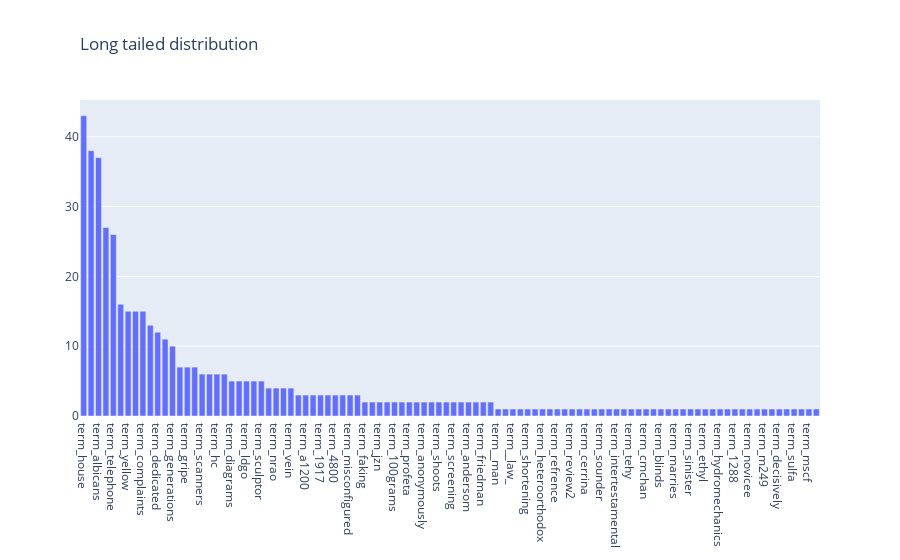

The cell this chart's notebook holds for it:
### Markdown cell above
#### Exercise 15 (take home):
Additionally, you can attempt to sort the terms on the x-axis by frequency instead of in alphabetical order. This way the visualization is more meaninfgul and you will be able to observe the so called long tail (get familiar with this term since it will appear a lot in data mining and other statistics courses). see picture below

### Code cell
ordered_term_frequencies_df = sample_term_frequencies_df.sort_values(by = 'counts', ascending = False)

ordered_data = go.Bar(x=["term_"+str(i) for i in ordered_term_frequencies_df['terms']],
            y=ordered_term_frequencies_df['counts'])

fig = go.Figure(ordered_data)

fig.update_layout(
    title=go.layout.Title(
        text="Long tailed distribution",
        xref="paper",
        x=0
    )
)

fig.show()

### Figure 1 — Plotly figure (JSON) as saved in the notebook; plotly's stock layout.template omitted (floating-point values rounded to 4 significant figures)
{"data": [{"type": "bar", "x": ["term_house", "term_omen", "term_albicans", "term_raster", "term_telephone", "term_p12", "term_yellow", "term_gabriel", "term_complaints", "term_mountains", "term_dedicated", "term_juice", "term_generations", "term_mock", "term_gripe", "term_progression", "term_scanners", "term_monday", "term_hc", "term_preview", "term_diagrams", "term_jk87377", "term_ldgo", "term_ama", "term_sculptor", "term_placebos", "term_nrao", "term_corrupt", "term_vein", "term_fantastic", "term_a1200", "term_noordewier", "term_1917", "term_vital", "term_4800", "term_2_c", "term_misconfigured", "term_subdue", "term_faking", "term_tendencies", "term_jzn", "term_tenderized", "term_100grams", "term_dutc0006", "term_profeta", "term_finnerty", "term_anonymously", "term_deadly", "term_shoots", "term_1266", "term_screening", "term_gigantic", "term_andersom", "term_confined", "term_friedman", "term_rising", "term__man", "term_beginners", "term__law_", "term_salutary", "term_shortening", "term_juelin", "term_heteroorthodox", "term_assailed", "term_refrence", "term_triadic", "term_review2", "term_213633", "term_cerrina", "term_helllo", "term_sounder", "term_inerrantist", "term_intertestamental", "term_343", "term_tehy", "term_cholera", "term_cmchan", "term_annoys", "term_blinds", "term_assassinated", "term_marries", "term_mtd", "term_sinister", "term_stenosis", "term_ethyl", "term_222525", "term_hydromechanics", "term_augjpeg", "term_1288", "term_24731", "term_novicee", "term_gerd", "term_m249", "term_chiropractorstreat", "term_decisively", "term_motility", "term_sulfa", "term_boutte", "term_mscf", "term_28909"], "y": [43, 38, 37, 27, 26, 16, 15, 15, 15, 13, 12, 11, 10, 7, 7, 7, 6, 6, 6, 6, 5, 5, 5, 5, 5, 4, 4, 4, 4, 3, 3, 3, 3, 3, 3, 3, 3, 3, 2, 2, 2, 2, 2, 2, 2, 2, 2, 2, 2, 2, 2, 2, 2, 2, 2, 2, 1, 1, 1, 1, 1, 1, 1, 1, 1, 1, 1, 1, 1, 1, 1, 1, 1, 1, 1, 1, 1, 1, 1, 1, 1, 1, 1, 1, 1, 1, 1, 1, 1, 1, 1, 1, 1, 1, 1, 1, 1, 1, 1, 1]}], "layout": {"title": {"text": "Long tailed distribution", "x": 0, "xref": "paper"}}}
